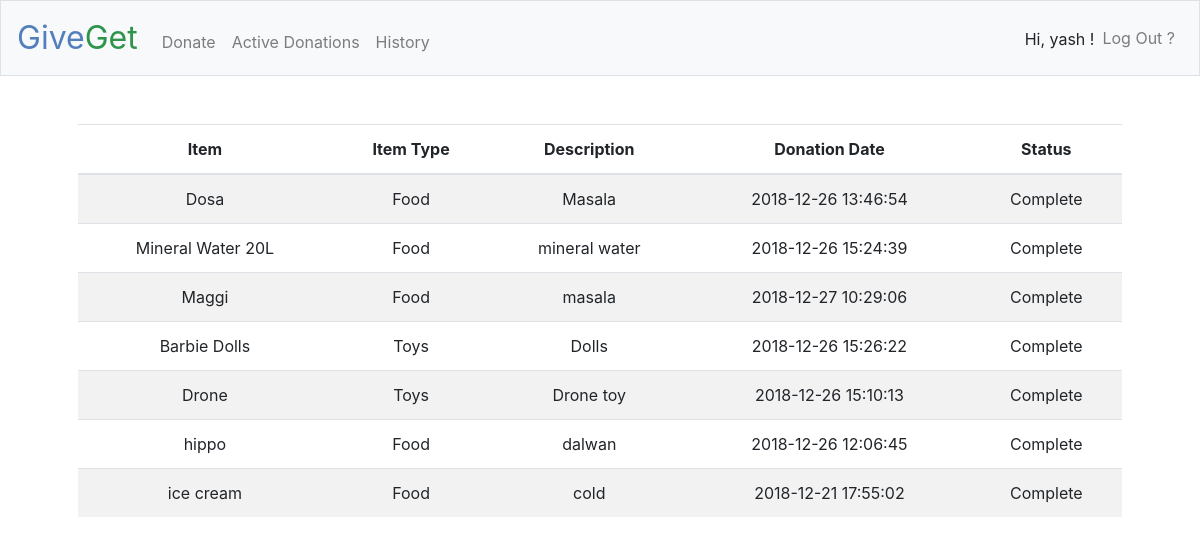
/timeline_give (signed in), run on the app's committed database.
### tables this page shows
CREATE TABLE 'Donation' (
id INTEGER PRIMARY KEY AUTOINCREMENT,
create_date DATETIME,'modified_date' DATETIME,
status VARCHAR(30) NOT NULL,
title VARCHAR(300) NOT NULL,
note VARCHAR(500),
user_id INTEGER,
item_id INTEGER,
FOREIGN KEY(user_id) REFERENCES User(id), 
FOREIGN KEY(item_id) REFERENCES ItemType(id)
);

CREATE TABLE ItemType
(
id INTEGER PRIMARY KEY AUTOINCREMENT,
create_date DATETIME,
is_active boolean DEFAULT 'true',
title VARCHAR(300) NOT NULL,
description VARCHAR(500),
is_perishable boolean default 'false'
);

### app.py (the view)
@app.route("/timeline_give")
@login_required
def timeline_give():
    donations = db.execute(
    """SELECT
        u.name AS user_name,
        d.id AS donation_id,
        d.title AS donation_title,
        d.note AS donation_instructions,
        d.create_date AS donation_create_date,
        d.modified_date AS donation_last_modified_date,
        d.status AS donation_status,it.title AS item_type
    FROM
        user AS u inner JOIN donation d on d.user_id = u.id
        And d.status IN ('Complete', 'Rejected')AND u.id=:user_id
        inner JOIN ItemType AS it on it.id=d.item_id
    ORDER BY d.modified_date DESC""",user_id=session["user_id"])
    return render_template("timeline_give.html", donations=donations)

### app.py (called while the page is built)
@app.after_request
def after_request(response):
    response.headers["Cache-Control"] = "no-cache, no-store, must-revalidate"
    response.headers["Expires"] = 0
    response.headers["Pragma"] = "no-cache"
    return response

### helpers.py (called while the page is built)
def login_required(f):
    @wraps(f)
    def decorated_function(*args, **kwargs):
        if session.get("user_id") is None:
            return redirect("/login")
        return f(*args, **kwargs)
    return decorated_function

### templates/timeline_give.html (shortened to what this page needs)
{% extends "layout.html" %}
{% block main %}
    <table class="table table-striped">
        <thead>
            <tr>
                <th>Item</th>
                <th>Item Type</th>
                <th>Description</th>
                <th>Donation Date</th>
                 <th>Status</th>
            </tr>
        </thead>
        <tbody>
            {% for donation in donations %}
                <tr>
                    <td>{{ donation.donation_title }}</td>
                    <td>{{ donation.item_type }}</td>
                    <td>{{ (donation.donation_instructions) }}</td>
                    <td>{{ donation.donation_create_date }}</td>
                    <td>{{ donation.donation_status }}</td>
                </tr>
            {% endfor %}
        </tbody>
    </table>
{% endblock %}

### templates/layout.html (shortened to what this page needs)
<!DOCTYPE html>
<html lang="en">
    <head>
        <link href="https://maxcdn.bootstrapcdn.com/bootstrap/4.0.0-beta.2/css/bootstrap.min.css" rel="stylesheet"/>
        <link href="/static/styles.css" rel="stylesheet"/>
    </head>
    <body>
        <nav class="navbar navbar-expand-md navbar-light bg-light border">
            <a class="navbar-brand" href="/"><span class="blue">Give</span><span class="green">Get</span></a>
            <div class="collapse navbar-collapse" id="navbar">
                {% if session.user_id %}
                    <ul class="navbar-nav mr-auto mt-2">
                        {% if session.user_type == 'donate' %}
                            <li class="nav-item"><a class="nav-link" href="/users/{{session.user_id}}/donations">Donate</a></li>
                            <li class="nav-item"><a class="nav-link" href="/users/{{session.user_id}}/active-donations">Active Donations</a></li>
                            <li class="nav-item"><a class="nav-link" href="/users/{{session.user_id}}/donations-history">History</a></li>
                        {% endif %}
                    </ul>
                    <ul class="navbar-nav ml-auto mt-2">
                        <p style="float:right;margin-top:9px;">Hi, {{ session.user_name }} ! </p>
                        <li class="nav-item"><a class="nav-link" href="/logout">Log Out ?</a></li>
                    </ul>
                {% else %}
                    <ul class="navbar-nav ml-auto mt-2">
                        <li class="nav-item"><a class="nav-link" href="/register">Register</a></li>
                        <li class="nav-item"><a class="nav-link" href="/login">Log In</a></li>
                    </ul>
                {% endif %}
            </div>
        </nav>
        <main class="container p-5">
            {% block main %}{% endblock %}
        </main>
    </body>
</html>

### static/styles.css (style rules this page uses)
nav .navbar-brand { font-size: xx-large; }
nav .navbar-brand .blue { color: #537fbe; }
nav .navbar-brand .green { color: #2e944b; }
main { overflow-x: auto; text-align: center; }

### data on the page
Donation: donation_title "Dosa", item_type "Food", note "Masala", donation_create_date "2018-12-26 13:46:54", donation_status "Complete"
Donation: donation_title "Mineral Water 20L", item_type "Food", note "mineral water", donation_create_date "2018-12-26 15:24:39", donation_status "Complete"
Donation: donation_title "Maggi", item_type "Food", note "masala", donation_create_date "2018-12-27 10:29:06", donation_status "Complete"
Donation: donation_title "Barbie Dolls", item_type "Toys", note "Dolls", donation_create_date "2018-12-26 15:26:22", donation_status "Complete"
Donation: donation_title "Drone", item_type "Toys", note "Drone toy", donation_create_date "2018-12-26 15:10:13", donation_status "Complete"
Donation: donation_title "hippo", item_type "Food", note "dalwan", donation_create_date "2018-12-26 12:06:45", donation_status "Complete"
Donation: donation_title "ice cream", item_type "Food", note "cold", donation_create_date "2018-12-21 17:55:02", donation_status "Complete"

### other printed values
{{ session.user_name }} "yash"
